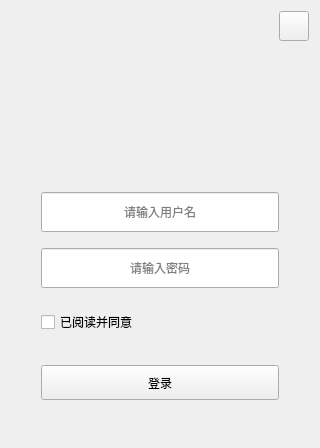
<?xml version="1.0" encoding="UTF-8"?>
<ui version="4.0">
 <class>FLoginWidget</class>
 <widget class="QWidget" name="FLoginWidget">
  <property name="geometry">
   <rect>
    <x>0</x>
    <y>0</y>
    <width>320</width>
    <height>448</height>
   </rect>
  </property>
  <property name="minimumSize">
   <size>
    <width>320</width>
    <height>448</height>
   </size>
  </property>
  <property name="maximumSize">
   <size>
    <width>320</width>
    <height>448</height>
   </size>
  </property>
  <property name="windowTitle">
   <string>Form</string>
  </property>
  <layout class="QVBoxLayout" name="verticalLayout">
   <item>
    <layout class="QHBoxLayout" name="horizontalLayout">
     <item>
      <spacer name="horizontalSpacer">
       <property name="orientation">
        <enum>Qt::Horizontal</enum>
       </property>
       <property name="sizeHint" stdset="0">
        <size>
         <width>40</width>
         <height>20</height>
        </size>
       </property>
      </spacer>
     </item>
     <item>
      <widget class="QPushButton" name="CloseButton">
       <property name="minimumSize">
        <size>
         <width>30</width>
         <height>30</height>
        </size>
       </property>
       <property name="maximumSize">
        <size>
         <width>30</width>
         <height>30</height>
        </size>
       </property>
       <property name="text">
        <string/>
       </property>
      </widget>
     </item>
    </layout>
   </item>
   <item>
    <layout class="QGridLayout" name="gridLayout">
     <item row="1" column="4">
      <spacer name="horizontalSpacer_3">
       <property name="orientation">
        <enum>Qt::Horizontal</enum>
       </property>
       <property name="sizeType">
        <enum>QSizePolicy::Maximum</enum>
       </property>
       <property name="sizeHint" stdset="0">
        <size>
         <width>30</width>
         <height>20</height>
        </size>
       </property>
      </spacer>
     </item>
     <item row="7" column="1" colspan="3">
      <widget class="QLineEdit" name="PasswordLineEdit">
       <property name="minimumSize">
        <size>
         <width>0</width>
         <height>40</height>
        </size>
       </property>
       <property name="maximumSize">
        <size>
         <width>16777215</width>
         <height>40</height>
        </size>
       </property>
       <property name="cursorPosition">
        <number>0</number>
       </property>
       <property name="alignment">
        <set>Qt::AlignCenter</set>
       </property>
       <property name="placeholderText">
        <string>请输入密码</string>
       </property>
      </widget>
     </item>
     <item row="4" column="1" colspan="3">
      <widget class="QLineEdit" name="UsernameLineEdit">
       <property name="minimumSize">
        <size>
         <width>0</width>
         <height>40</height>
        </size>
       </property>
       <property name="maximumSize">
        <size>
         <width>16777215</width>
         <height>40</height>
        </size>
       </property>
       <property name="alignment">
        <set>Qt::AlignCenter</set>
       </property>
       <property name="placeholderText">
        <string>请输入用户名</string>
       </property>
      </widget>
     </item>
     <item row="10" column="1" colspan="3">
      <widget class="QCheckBox" name="AuthorityCheckBox">
       <property name="text">
        <string>已阅读并同意</string>
       </property>
      </widget>
     </item>
     <item row="12" column="1" colspan="3">
      <widget class="QPushButton" name="LoginButton">
       <property name="minimumSize">
        <size>
         <width>0</width>
         <height>35</height>
        </size>
       </property>
       <property name="maximumSize">
        <size>
         <width>16777215</width>
         <height>35</height>
        </size>
       </property>
       <property name="text">
        <string>登录</string>
       </property>
      </widget>
     </item>
     <item row="1" column="0">
      <spacer name="horizontalSpacer_2">
       <property name="orientation">
        <enum>Qt::Horizontal</enum>
       </property>
       <property name="sizeType">
        <enum>QSizePolicy::Maximum</enum>
       </property>
       <property name="sizeHint" stdset="0">
        <size>
         <width>30</width>
         <height>20</height>
        </size>
       </property>
      </spacer>
     </item>
     <item row="11" column="2">
      <spacer name="verticalSpacer_4">
       <property name="orientation">
        <enum>Qt::Vertical</enum>
       </property>
       <property name="sizeType">
        <enum>QSizePolicy::Fixed</enum>
       </property>
       <property name="sizeHint" stdset="0">
        <size>
         <width>20</width>
         <height>25</height>
        </size>
       </property>
      </spacer>
     </item>
     <item row="1" column="2">
      <widget class="QLabel" name="ProfileLabel">
       <property name="minimumSize">
        <size>
         <width>80</width>
         <height>80</height>
        </size>
       </property>
       <property name="maximumSize">
        <size>
         <width>80</width>
         <height>80</height>
        </size>
       </property>
       <property name="text">
        <string/>
       </property>
       <property name="alignment">
        <set>Qt::AlignCenter</set>
       </property>
      </widget>
     </item>
     <item row="5" column="2">
      <spacer name="verticalSpacer_2">
       <property name="orientation">
        <enum>Qt::Vertical</enum>
       </property>
       <property name="sizeType">
        <enum>QSizePolicy::Fixed</enum>
       </property>
       <property name="sizeHint" stdset="0">
        <size>
         <width>20</width>
         <height>10</height>
        </size>
       </property>
      </spacer>
     </item>
     <item row="13" column="2">
      <spacer name="verticalSpacer_5">
       <property name="orientation">
        <enum>Qt::Vertical</enum>
       </property>
       <property name="sizeType">
        <enum>QSizePolicy::Maximum</enum>
       </property>
       <property name="sizeHint" stdset="0">
        <size>
         <width>20</width>
         <height>90</height>
        </size>
       </property>
      </spacer>
     </item>
     <item row="1" column="3">
      <spacer name="horizontalSpacer_4">
       <property name="orientation">
        <enum>Qt::Horizontal</enum>
       </property>
       <property name="sizeHint" stdset="0">
        <size>
         <width>40</width>
         <height>20</height>
        </size>
       </property>
      </spacer>
     </item>
     <item row="1" column="1">
      <spacer name="horizontalSpacer_5">
       <property name="orientation">
        <enum>Qt::Horizontal</enum>
       </property>
       <property name="sizeHint" stdset="0">
        <size>
         <width>40</width>
         <height>20</height>
        </size>
       </property>
      </spacer>
     </item>
     <item row="8" column="2">
      <spacer name="verticalSpacer_3">
       <property name="orientation">
        <enum>Qt::Vertical</enum>
       </property>
       <property name="sizeType">
        <enum>QSizePolicy::Fixed</enum>
       </property>
       <property name="sizeHint" stdset="0">
        <size>
         <width>20</width>
         <height>16</height>
        </size>
       </property>
      </spacer>
     </item>
     <item row="2" column="2">
      <spacer name="verticalSpacer">
       <property name="orientation">
        <enum>Qt::Vertical</enum>
       </property>
       <property name="sizeType">
        <enum>QSizePolicy::Fixed</enum>
       </property>
       <property name="sizeHint" stdset="0">
        <size>
         <width>20</width>
         <height>24</height>
        </size>
       </property>
      </spacer>
     </item>
     <item row="0" column="2">
      <spacer name="verticalSpacer_6">
       <property name="orientation">
        <enum>Qt::Vertical</enum>
       </property>
       <property name="sizeType">
        <enum>QSizePolicy::Fixed</enum>
       </property>
       <property name="sizeHint" stdset="0">
        <size>
         <width>20</width>
         <height>35</height>
        </size>
       </property>
      </spacer>
     </item>
    </layout>
   </item>
  </layout>
 </widget>
 <resources/>
 <connections/>
</ui>
